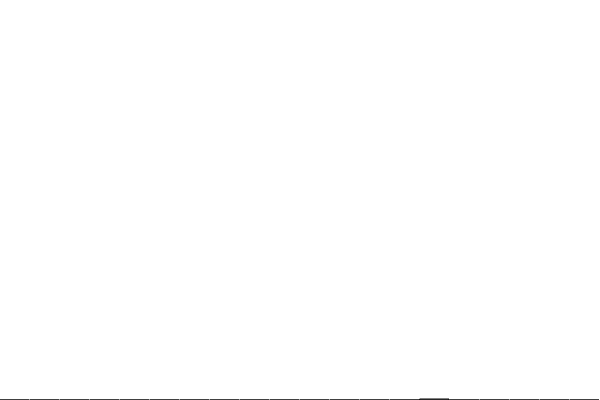
Frame 1 (no input)
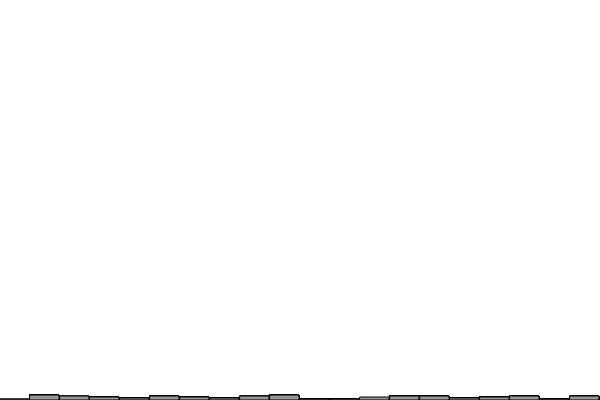
Frame 60 (no input)
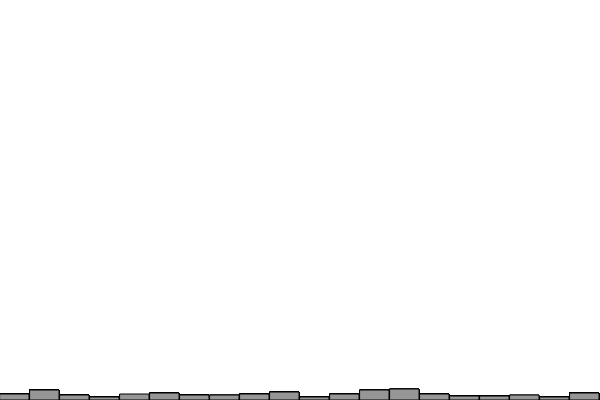
Frame 120 (the mouse pressed at the canvas centre since frame 60)

The p5.js sketch that drew these frames (run headless with seeded random() and noise() and a simulated clock; from frame 60 on, the mouse is pressed at the canvas centre):

// p5.js sketch
// ── sketch.js
// Simulates a uniform distribution

var randomCounts = [];
var total = 20;

function setup() {
	for (var i = 0; i < total; i++) {
		randomCounts.push(0);
	}
	createCanvas(600, 400);
	background(255);
}

function draw() {
	var index = floor(random(randomCounts.length));
	randomCounts[index]++;

	stroke(0);
	fill(150);
	var w = width/randomCounts.length;
	for (var i = 0; i < randomCounts.length; i++) {
		rect(i*w,height-randomCounts[i],w-1,randomCounts[i]) // Draws a rect(x,y,w,h) at location x,y and width w/height h
	}
}
